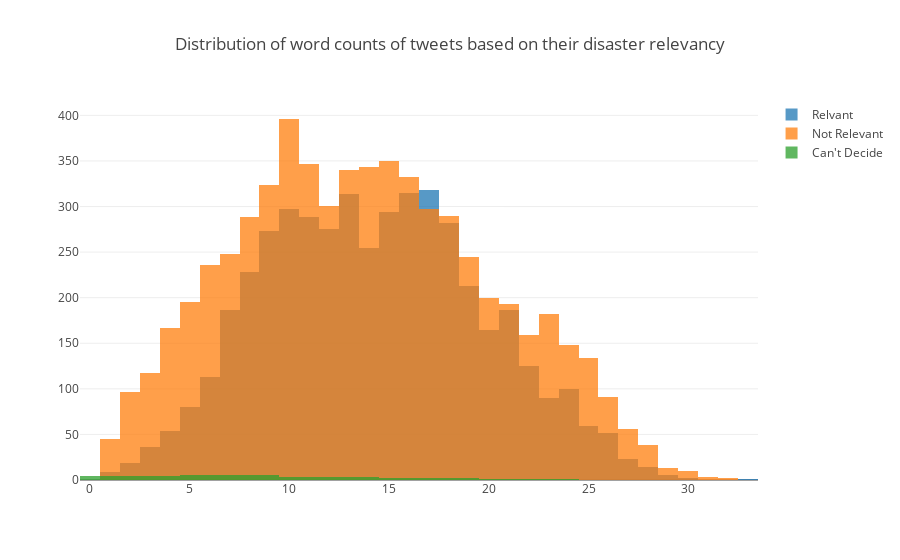

This figure's notebook cell:
### Markdown cell above
## Distribution of word counts based on tweet type

### Code cell
x0 = df[df['choose_one'] == 'Relevant']['word_count']
x1 = df[df['choose_one'] == 'Not Relevant']['word_count']
x2 = df[df['choose_one'] == "Can't Decide"]['word_count']

trace1 = go.Histogram(
    x=x0,
    name='Relvant',
    opacity=0.75
)

trace2 = go.Histogram(
    x=x1,
    name='Not Relevant',
    opacity=0.75
)

trace3 = go.Histogram(
    x=x2,
    name="Can't Decide",
    opacity=0.75
)

data=[trace1, trace2, trace3]

layout = go.Layout(
    barmode='overlay',
    title='Distribution of word counts of tweets based on their disaster relevancy'
)

fig = go.Figure(data=data, layout=layout)

py.iplot(fig, filename='overlay-hist')

### Figure 1 — Plotly figure (JSON) as saved in the notebook; plotly's stock layout.template omitted (floating-point values rounded to 4 significant figures; data arrays with more than 128 entries replaced by an {"elided": "..."} marker saying what was removed)
{"data": [{"name": "Relvant", "opacity": 0.75, "type": "histogram", "uid": "4e00ef24-d76e-433d-9f3c-dd811c6310eb", "x": {"elided": "4673 int values"}}, {"name": "Not Relevant", "opacity": 0.75, "type": "histogram", "uid": "ac61288b-6942-4703-9121-07d463832895", "x": {"elided": "6187 int values"}}, {"name": "Can't Decide", "opacity": 0.75, "type": "histogram", "uid": "7572cd34-ded1-4fb1-bfa2-98d4177a5f0a", "x": [9, 3, 13, 5, 19, 11, 8, 2, 8, 17, 8, 13, 3, 23, 2, 8]}], "layout": {"barmode": "overlay", "title": {"text": "Distribution of word counts of tweets based on their disaster relevancy"}}}
